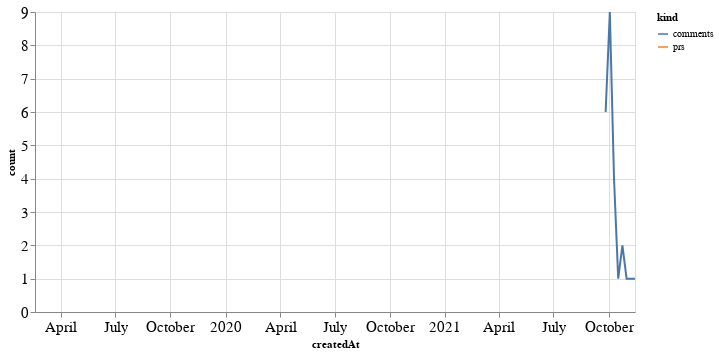

This figure's notebook cell:
### Code cell
alt.Chart(total_time, width=600).mark_line().encode(
    x='createdAt',
    y='count',
    color='kind'
)

### Figure 1 — Vega-Lite specification as saved in the notebook (floating-point values rounded to 4 significant figures)
{"config": {"axisLeft": {"labelFontSize": 15}, "axisBottom": {"labelFontSize": 15}}, "data": {"name": "data-511440ead7e7c971cb67d21fa7ef0fda"}, "mark": "line", "encoding": {"color": {"type": "nominal", "field": "kind"}, "x": {"type": "temporal", "field": "createdAt"}, "y": {"type": "quantitative", "field": "count"}}, "width": 600, "$schema": "https://vega.github.io/schema/vega-lite/v4.8.1.json", "datasets": {"data-511440ead7e7c971cb67d21fa7ef0fda": [{"createdAt": "2019-02-17T00:00:00", "kind": "prs", "count": 1.0}, {"createdAt": "2021-09-26T00:00:00", "kind": "prs", "count": null}, {"createdAt": "2021-10-03T00:00:00", "kind": "prs", "count": null}, {"createdAt": "2021-10-10T00:00:00", "kind": "prs", "count": null}, {"createdAt": "2021-10-17T00:00:00", "kind": "prs", "count": null}, {"createdAt": "2021-10-24T00:00:00", "kind": "prs", "count": null}, {"createdAt": "2021-10-31T00:00:00", "kind": "prs", "count": null}, {"createdAt": "2021-11-07T00:00:00", "kind": "prs", "count": null}, {"createdAt": "2021-11-14T00:00:00", "kind": "prs", "count": null}, {"createdAt": "2019-02-17T00:00:00", "kind": "comments", "count": null}, {"createdAt": "2021-09-26T00:00:00", "kind": "comments", "count": 6.0}, {"createdAt": "2021-10-03T00:00:00", "kind": "comments", "count": 9.0}, {"createdAt": "2021-10-10T00:00:00", "kind": "comments", "count": 4.0}, {"createdAt": "2021-10-17T00:00:00", "kind": "comments", "count": 1.0}, {"createdAt": "2021-10-24T00:00:00", "kind": "comments", "count": 2.0}, {"createdAt": "2021-10-31T00:00:00", "kind": "comments", "count": 1.0}, {"createdAt": "2021-11-07T00:00:00", "kind": "comments", "count": 1.0}, {"createdAt": "2021-11-14T00:00:00", "kind": "comments", "count": 1.0}]}}
